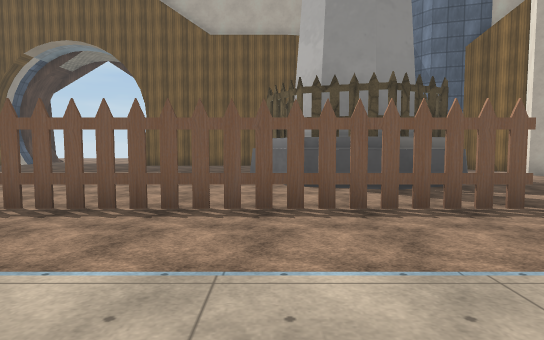
view 1 (above)

16 first-person views from a walk through a scene from a Unity 3-D project. The camera is 1.2 m above the floor, tilts 4° down and sees 75° across. The floor is counted in squares, 2 m on a side. Each view is taken from the middle of a square. On the plan, view 1 faces up. The plan holds only what a view shows up to about 10 squares ahead; the rest is blank. The place goes on beyond the plan. Some surface patterns are stand-ins.

view 2
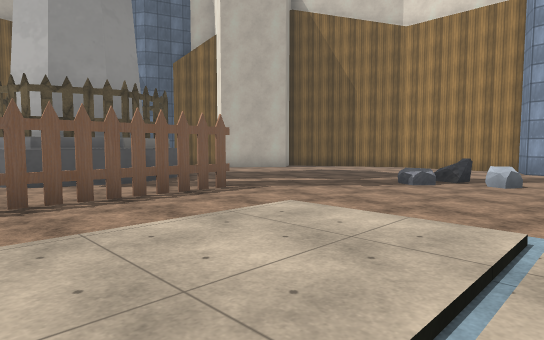

view 3
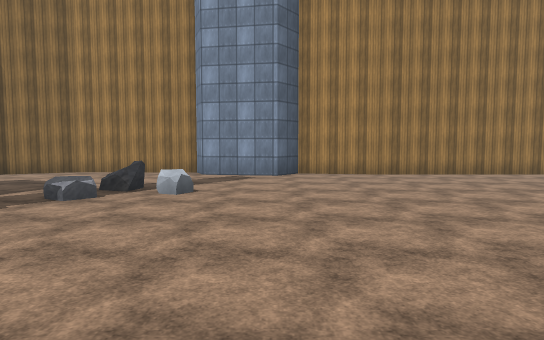

view 4
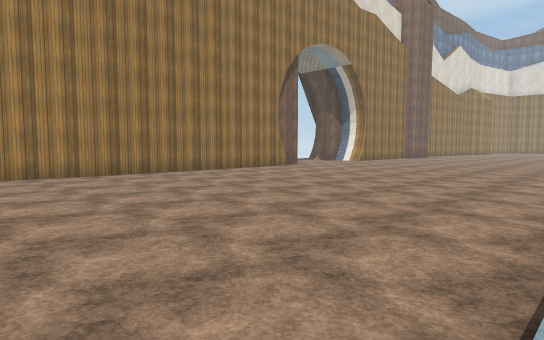

view 5
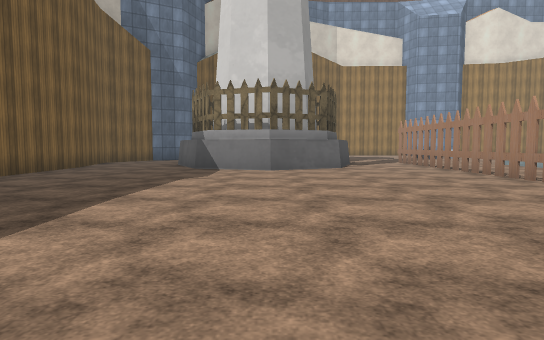

view 6
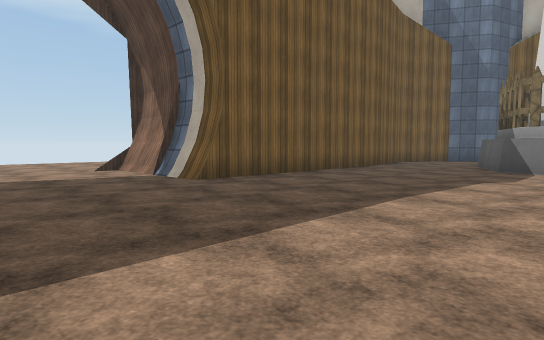

view 7
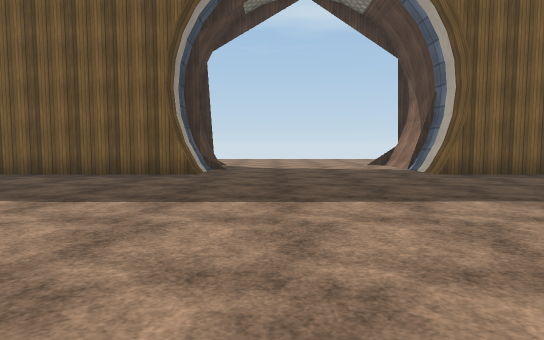

view 8
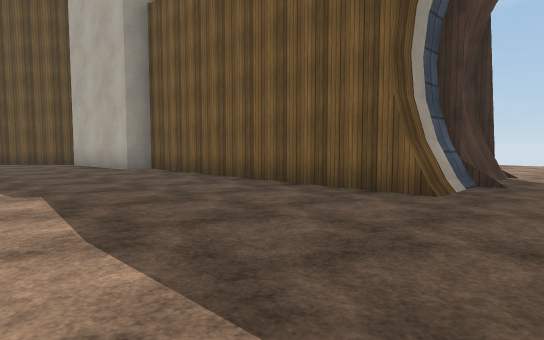

view 9
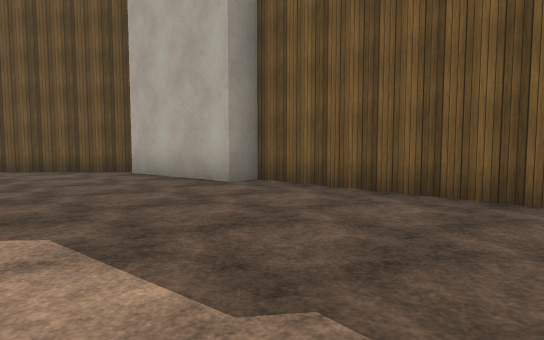

view 10
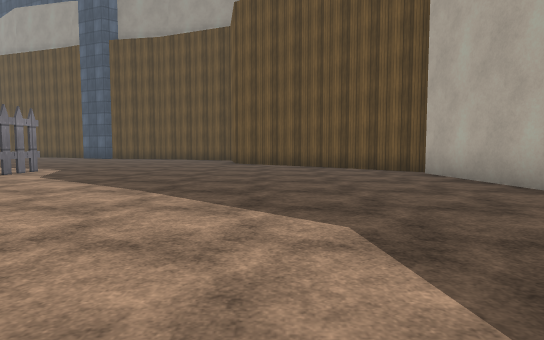

view 11
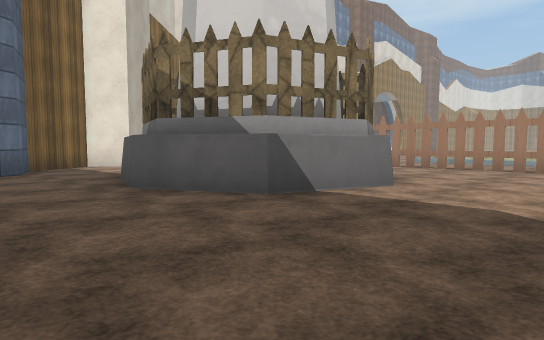

view 12
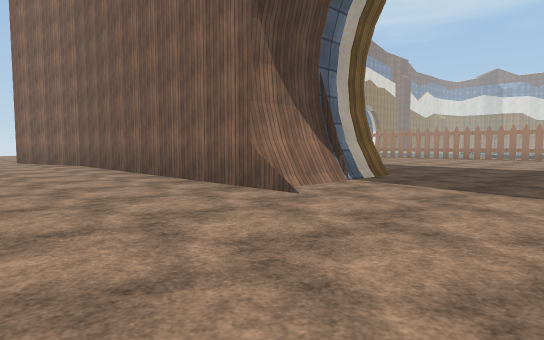

view 13
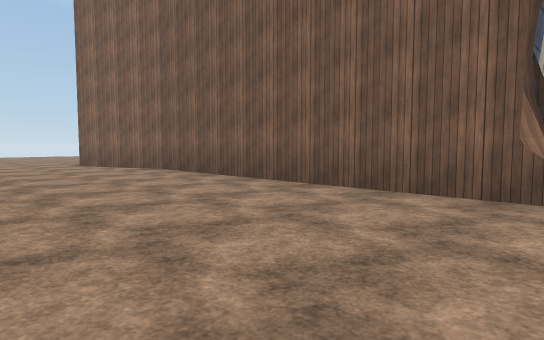

view 14
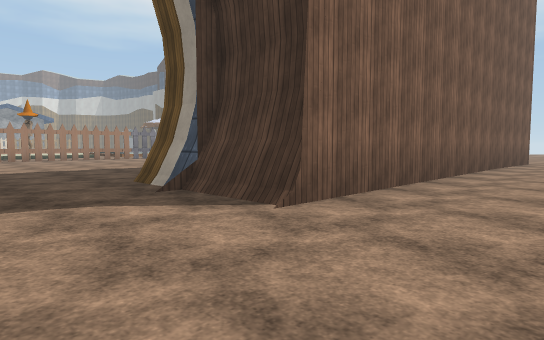

view 15
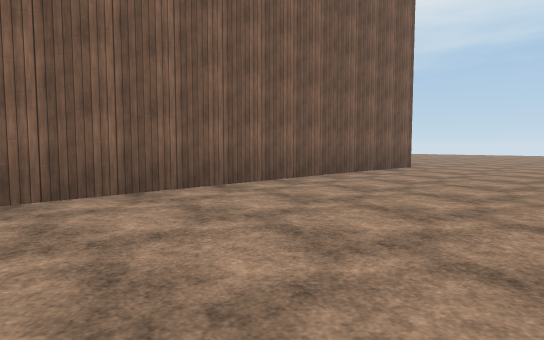

view 16
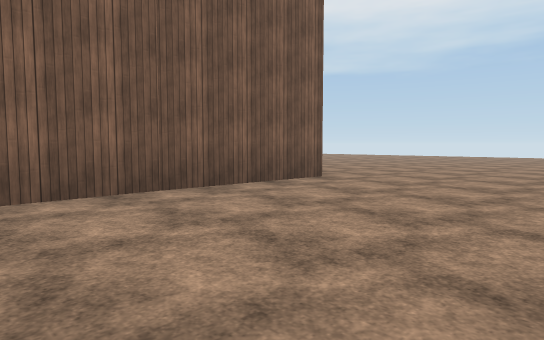

### Floor plan
Key: @ floor where view 1 was taken; # wall or solid block; . main floor; : floor 0.5 m higher than the main floor; / step, stairs or slope; = window, fence, low wall or low ledge; T tower; H thing the floor can be seen under or through.
Columns run from 23 left of view 1 to 12 right of it. Each row starts with its distance up from view 1.
 22    .........     .....
 21 ............. ..............
 20 .............................
 19 .............................
 18 ..........................###
 17 .############.....#########
 16       #######.....#######
 15      ########.....#######
 14  #####...................
 13  #...........................##
 12 ##............................##
 11 #......................TTTTT...#
 10 .......................TTTT  ..#
  9 ..........  ...........TT
  8 .........    ..........TTTTT
  7 ........      . ........TTT...    #
  6 ......           .............   ..
  5 ..##               HHHHHHHH........
  4 ...                 ...............
  3                     ..............
  2                      /////....==...
  1                       :::/....=...#
  0                       :@:/........#
 -1                       :::/........##
 -2                          /.........#
 -3                          /.........#
 -4                          /........##
 -5                          /........#
 -6                           ........#
 -7                           ........#
 -8                           ........#
 -9                           ......  #
-10                           .....
-11                           ....

Positions as (right, up) in squares from view 1, and headings:
1: (0, 0), facing up
2: (-1, -1), facing up-right
3: (1, -1), facing right
4: (2, -1), facing down-right
5: (-9, 9), facing right
6: (-9, 9), facing up-right
7: (-9, 7), facing up
8: (-9, 10), facing up-left
9: (-13, 10), facing up-left
10: (-13, 10), facing left
11: (-3, 14), facing down-right
12: (-9, 21), facing down-right
13: (-6, 22), facing down-right
14: (-8, 20), facing down-left
15: (-12, 22), facing down-left
16: (-16, 22), facing down-left
